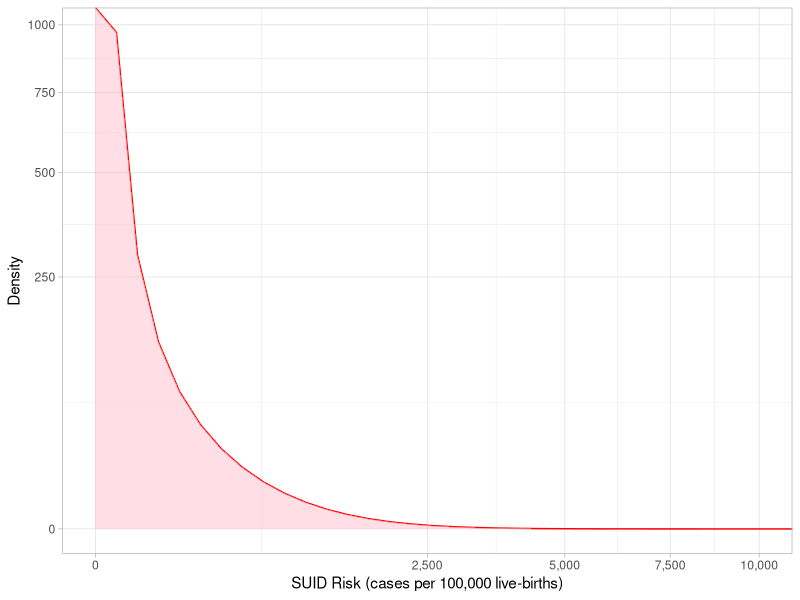
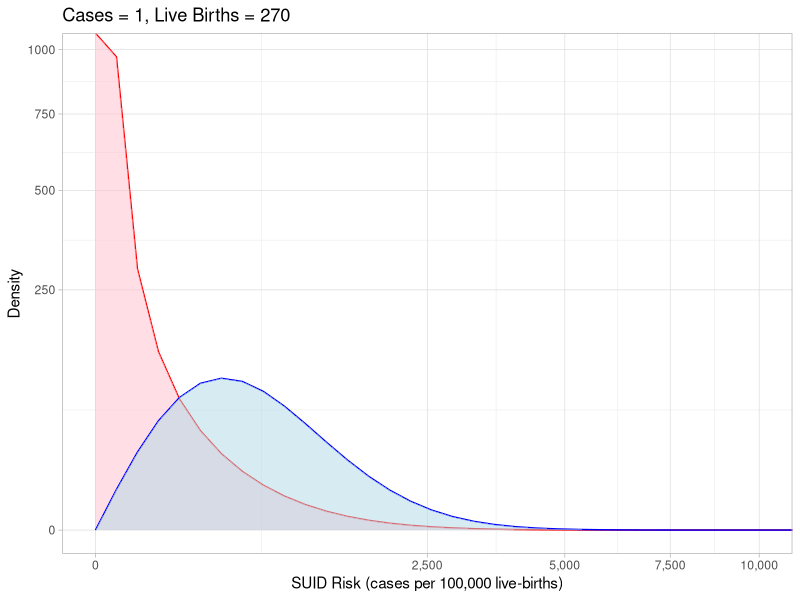
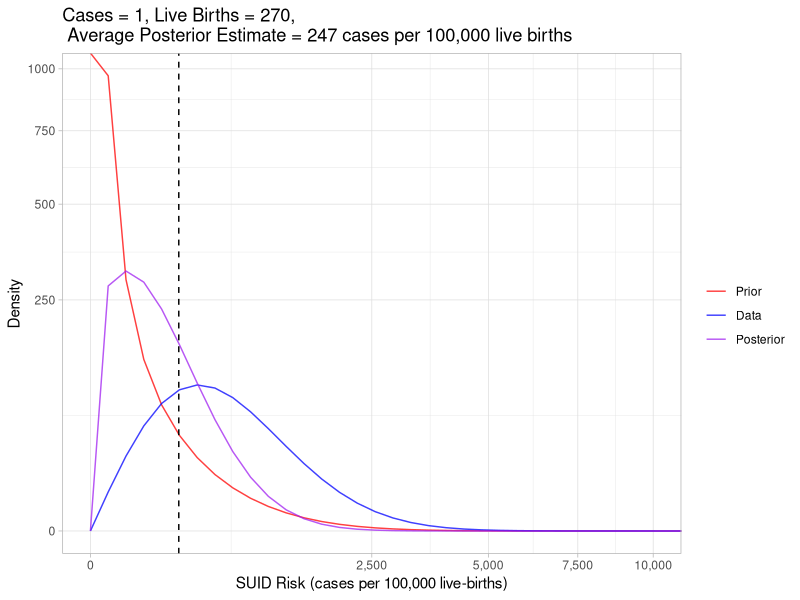
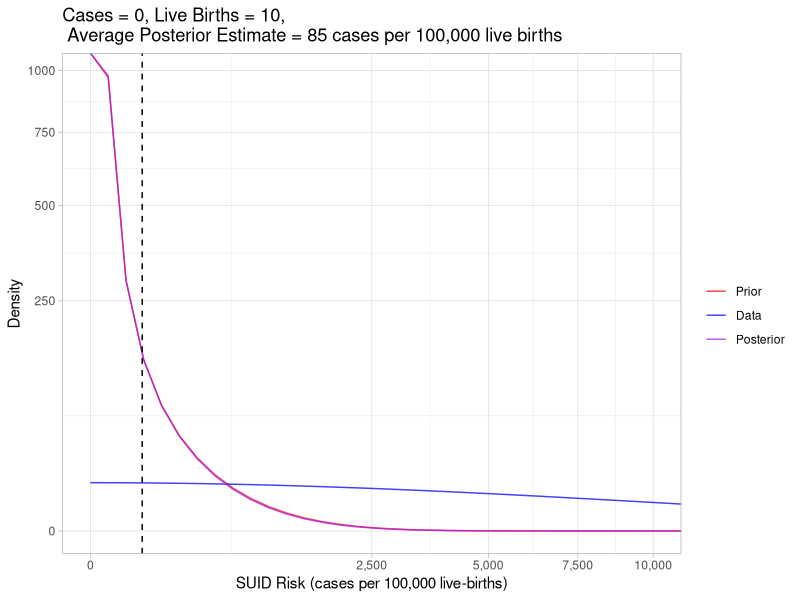
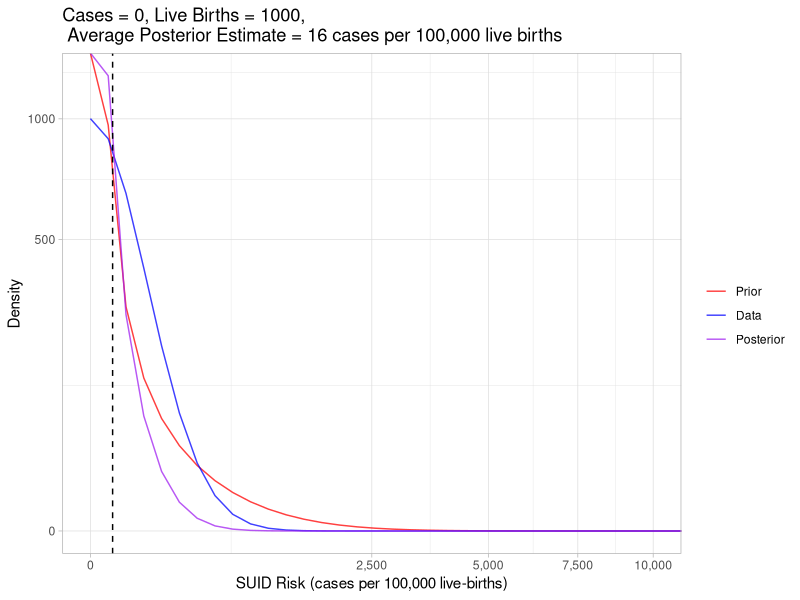
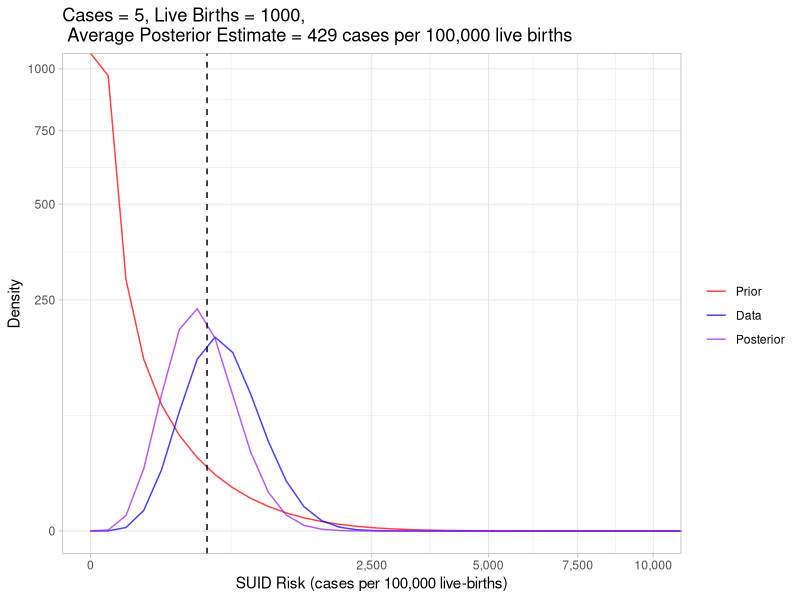
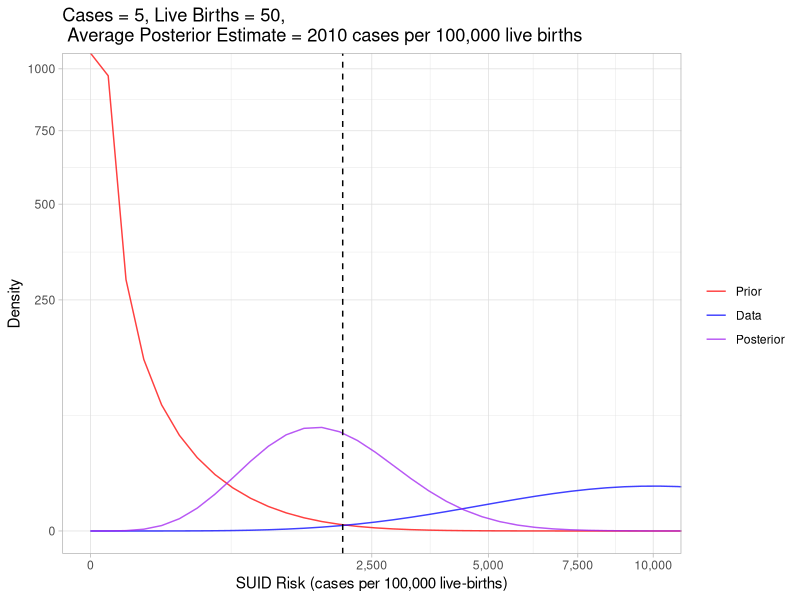

The R script that drew these images, in order:
## ---- chunk 1
#| warning: false
#| error: false

library(tidyverse)

shape1 <- 0.189
shape2 <- 213

ggplot(tibble(x = c(0, 1)), aes(x)) +
    stat_function(
        fun = dbeta,
        args = list(
            shape1 = shape1,
            shape2 = shape2
        ),
        color = "red"
    ) +
    stat_function(
        fun = dbeta,
        args = list(
            shape1 = shape1,
            shape2 = shape2
        ),
        geom = "area",
        fill = "pink",
        alpha = 0.5,
    ) +
    labs(
        
        x = "SUID Risk (cases per 100,000 live-births)",
        y = "Density"
    ) +
    scale_y_sqrt() +
    scale_x_sqrt(labels = scales::label_comma(scale = 1E5)) +
    coord_cartesian(xlim = c(0, 0.1)) +
    theme_light()
## ---- chunk 2
y <- 1
n <- 270

like_scaled <- function(x) {
    like_fun <- function(x) {
        dbinom(x = y, size = n, prob = x)
    }
    scale_c <- integrate(like_fun, lower = 0, upper = 1)[[1]]
    like_fun(x)/scale_c
}

ggplot(tibble(x = c(0, 1)), aes(x)) +
    stat_function(
        fun = dbeta,
        args = list(
            shape1 = shape1,
            shape2 = shape2
        ),
        color = "red"
    ) +
    stat_function(
        fun = dbeta,
        args = list(
            shape1 = shape1,
            shape2 = shape2
        ),
        geom = "area",
        fill = "pink",
        alpha = 0.5,
    ) +
    stat_function(
        fun = like_scaled, 
        color = "blue"
    ) +
    stat_function(
        fun = like_scaled,
        geom = "area",
        fill = "lightblue",
        alpha = 0.5
    ) +
    labs(
        title = paste0("Cases = ", as.character(y), ", Live Births = ", as.character(n)),
        x = "SUID Risk (cases per 100,000 live-births)",
        y = "Density"
    ) +
    scale_y_sqrt() +
    scale_x_sqrt(labels = scales::label_comma(scale = 1E5)) +
    coord_cartesian(xlim = c(0, 0.1)) +
    theme_light()
## ---- chunk 3
plot_beta_binom_variation <- function(shape1_num, shape2_num, y_num, n_num) {
    
    like_scaled <- function(x) {
        like_fun <- function(x) {
            dbinom(x = y_num, size = n_num, prob = x)
         }
        scale_c <- integrate(like_fun, lower = 0, upper = 1)[[1]]
        like_fun(x)/scale_c
    }

    prior_fun <- function(x) {
        dbeta(x, shape1 = shape1_num, shape2 = shape2_num)
    }

    posterior_fun <- function(x) {
        dbeta(x, shape1 = shape1_num + y_num, shape2 = shape2_num + n_num - y_num)
    }
    
    ggplot(tibble(x = c(0, 1)), aes(x)) +
    stat_function(fun = prior_fun, aes(color = "Prior"), alpha = 0.75) +
    stat_function(fun = like_scaled, aes(color = "Data"), alpha = 0.75) +
    stat_function(fun = posterior_fun, aes(color = "Posterior"), alpha = 0.75) +
    geom_vline(
        xintercept = (shape1_num + y_num) / (shape1_num + shape2_num + n_num - y_num),
        linetype = "dashed"
    ) +
    labs(
        title = paste0("Cases = ", as.character(y_num), ", Live Births = ", as.character(n_num), ",\n Average Posterior Estimate = ", as.character(round((shape1_num + y_num) / (shape1_num + shape2_num + n_num - y_num) * 1E5)), " cases per 100,000 live births"),
        x = "SUID Risk (cases per 100,000 live-births)",
        y = "Density"
    ) +
    scale_y_sqrt() +
    scale_x_sqrt(labels = scales::label_comma(scale = 1E5)) +
    coord_cartesian(xlim = c(0, 0.1)) +
    scale_color_manual(
        "",
        values = c(
            Prior = "red",
            `Data` = "blue",
            Posterior = "purple"
        ),
        breaks = c(
            "Prior",
            "Data",
            "Posterior"
        )
    ) +
    theme_light()
}

plot_beta_binom_variation(0.189, 213, 1, 270)
## ---- chunk 4
plot_beta_binom_variation(0.189, 213, 0, 10)
## ---- chunk 5
plot_beta_binom_variation(0.189, 213, 0, 1000)
## ---- chunk 6
plot_beta_binom_variation(0.189, 213, 5, 1000)
## ---- chunk 7
plot_beta_binom_variation(0.189, 213, 5, 50)
